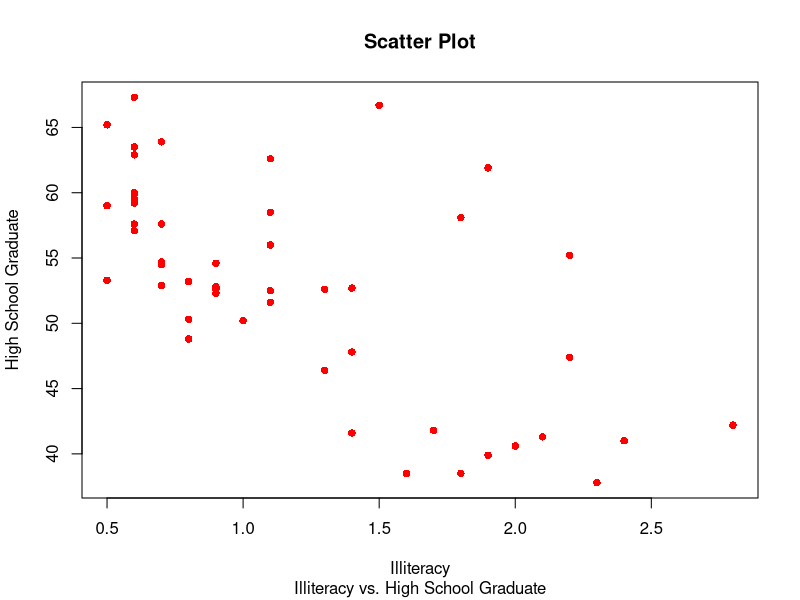
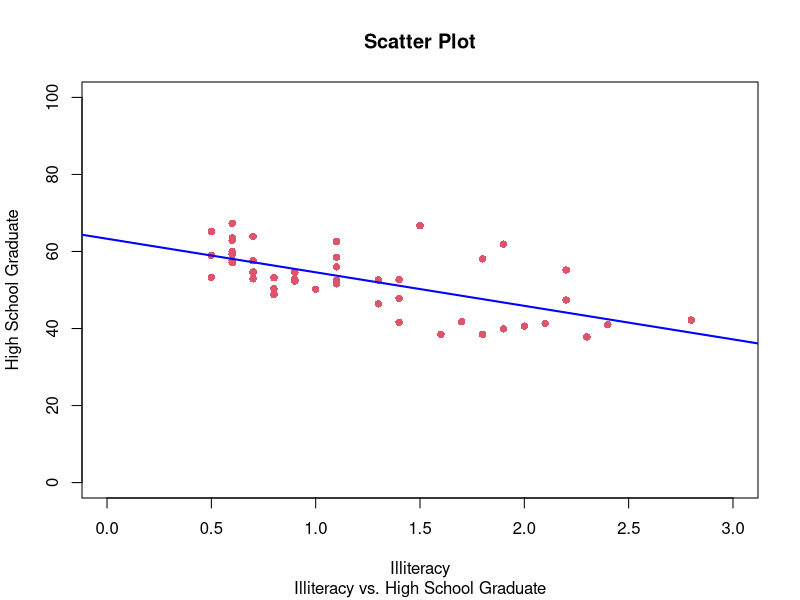
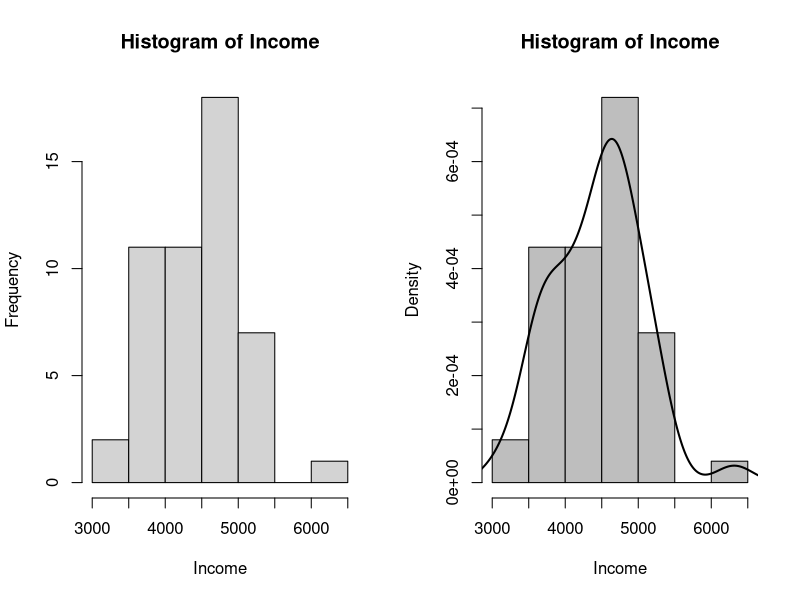
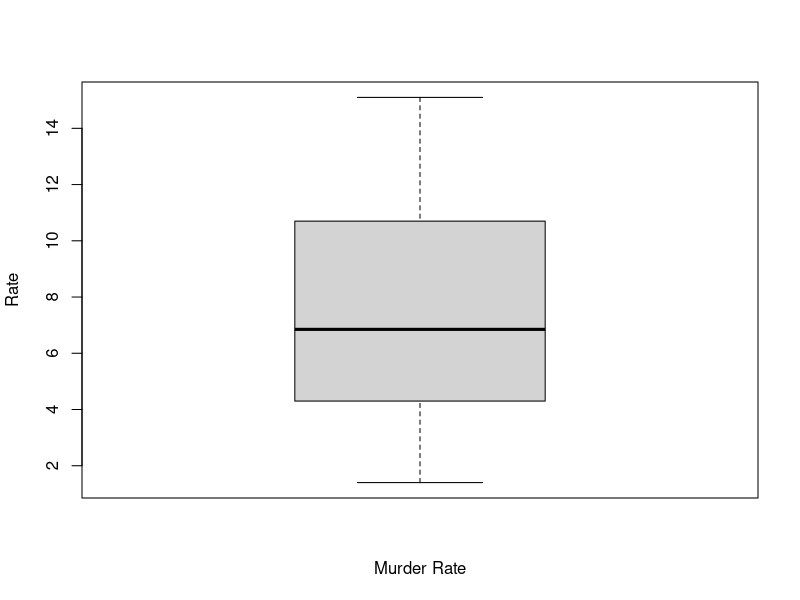
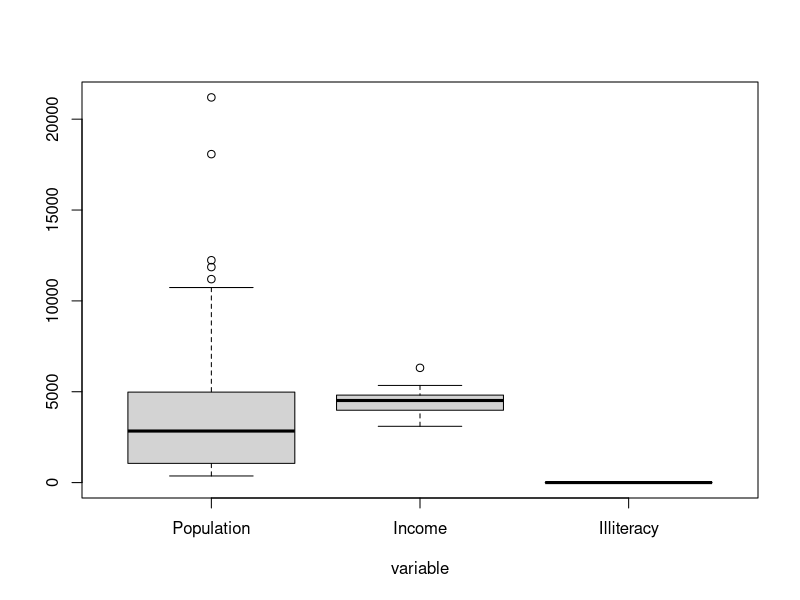
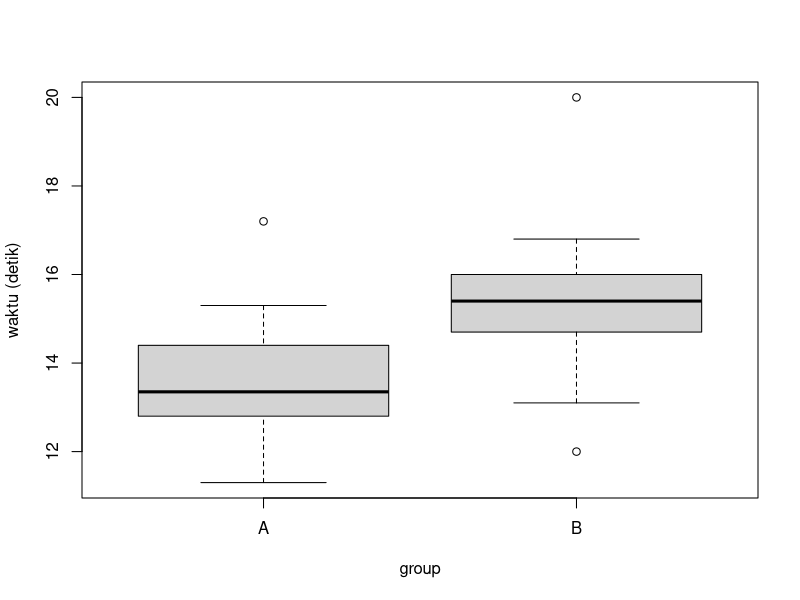
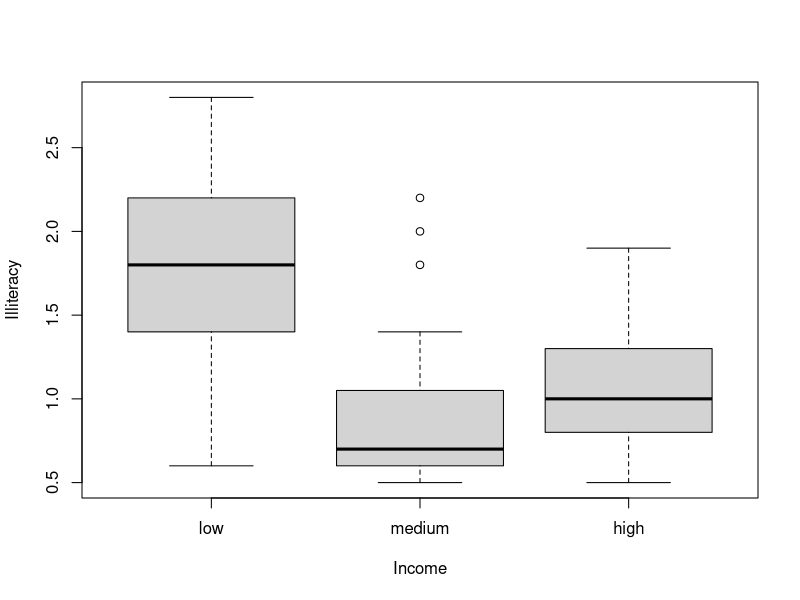
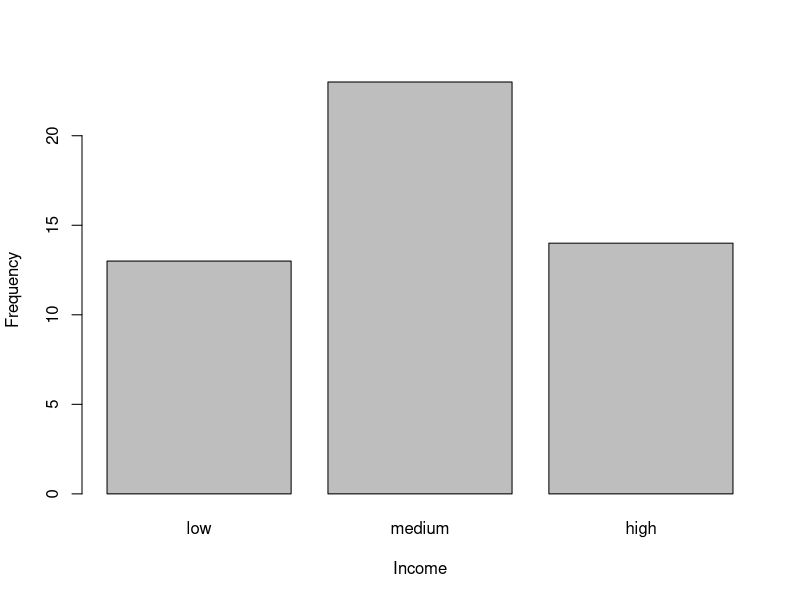

Generate these figures, in order, with R:
df <- data.frame(state.x77)

# Membuat plot antara Illiteracy dengan HS Grad
plot(x = df$Illiteracy,y = df$HS.Grad,xlab = "Illiteracy",
     ylab = "High School Graduate",pch=16,col="red",
     main = "Scatter Plot",sub = "Illiteracy vs. High School Graduate")

# Mendefinisikan rentang axis
plot(x = df[,3],y = df[,6],xlab = "Illiteracy",
     ylab = "High School Graduate",pch=16,col=2,
     main = "Scatter Plot",sub = "Illiteracy vs. High School Graduate",xlim = c(0,3),ylim = c(0,100))

# Menambah garis regresi
abline(lm(df[,6]~df[,3]),lwd=2,col="blue")

#membagi tempat plot 1x2
par(mfrow=c(1,2))

# Histogram frekuensi
df <- data.frame(df)
hist(df$Income,xlab = "Income",main = "Histogram of Income")

# Histogram dengan Density Plot
hist(df$Income,xlab = "Income",main = "Histogram of Income",
     col="grey",probability = T)
lines(density(df$Income),lwd=2)

# Boxplot
par(mfrow=c(1,1))
boxplot(df$Murder,xlab="Murder Rate",ylab="Rate")
boxplot(df[1:3],xlab="variable")

# Membuat boxplot dari data yang digabung
A <- c(12.9,13.5,12.8,13.6,17.2,13.2,12.6,15.3,14.4,11.3)
B <- c(14.7,15.6,15.0,15.2,16.8,20.0,12.0,15.9,16.0,13.1)

dt <- cbind(A,B)
boxplot(dt,xlab="group",ylab="waktu (detik)")

# Boxplot untuk beberapa grup
df$IncomeCode <- cut(df$Income,
                     breaks = c(-Inf,4000,4800,Inf),
                     labels = c("low","medium","high"))

plot(df$IncomeCode, df$Illiteracy,xlab="Income",ylab = "Illiteracy")

# Stem Leaf Plot
stem(x = df$Murder)

# Melakukan tabulasi
tab <- table(df$IncomeCode)
tab

# Diagram batang
barplot(height = tab,xlab = "Income",ylab = "Frequency")

data("chickwts")
barplot(height = table(chickwts$feed),xlab = "Feed",ylab = "Frequency",col = rainbow(6))

barplot(height = table(chickwts$feed),xlab = "Feed",ylab = "Frequency",density = c(10,20,30,40,50),border = "blue",col = 2)

tahun <- c("2009","2010","2011","2012","2013")
dki <- c(0.36,0.36,0.44,0.42,0.433)
jabar <- c(0.36,0.36,0.41,0.41,0.411)
jateng <- c(0.32,0.34,0.38,0.38,0.387)
yogya <- c(0.38,0.41,0.40,0.43,0.43)

# Menggabungkan variabel
dt1 <- cbind(dki,jabar,jateng,yogya)

# Membuat barplot
barplot(height = dt1,xlab = "Provinsi",ylab = "Gini Ratio",
        col = rainbow(5),beside = T,ylim = c(0,0.5))
legend(x = "topleft",y = tahun,cex = 0.6,bty = "n",fill = rainbow(5))

barplot(height = t(dt1),xlab = "Tahun",col = rainbow(4),
        names.arg = tahun,ylab = "Gini Ratio",ylim = c(0,2))
legend(x = "topleft",y = colnames(dt1),cex = 0.7,fill = rainbow(4))

komuter <- cbind(Komuter = c(285469,386475,127215,338561,154721),
                 NonKomuter = c(1760765,2226395,714628,1940492,1302894))
rownames(komuter) <- c("Jakarta Selatan","Jakarta Timur",
                       "Jakarta Pusat","Jakarta Barat",
                       "Jakarta Utara")
komuter

barplot(t(komuter),xlab = "Kota",ylab = "Jumlah Penduduk > 5 tahun",ylim = c(0,4e6),col = 2:3)
legend("topleft",colnames(komuter),cex = 0.8,fill = 2:3)

tab2 <- prop.table(komuter,1)
barplot(t(tab2),xlab="Kota",ylab="Persen",col=2:3)
legend("topleft",colnames(komuter),cex = 0.8,fill = 2:3)

# Simple pie chart
pie(tab,col = rainbow(length(tab),start = 0.1,end = 0.8),
    clockwise = T)
legend("topright",legend = row.names(tab),cex = 1.3,
       title = "Income",bty = "n",pch = 15,
       col = rainbow(length(tab),start = 0.1,end = 0.8),
       ncol = 1)

# qq Plot
qqnorm(df$Income)
qqline(df$Income)

shapiro.test(df$Income)

# Scatter plot
pairs(df[,2:6],col = 2,pch = 16)

M <- cor(df[,2:6])
head(M)


library(corrplot)
corrplot(M,method = "circle")

corrplot(M,method = "ellipse")

tahun <- as.numeric(c("2009","2010","2011","2012","2013"))
dki <- c(0.36,0.36,0.44,0.42,0.433)
jabar <- c(0.36,0.36,0.41,0.41,0.411)

plot(tahun,dki,xlab = "Tahun",ylab = "Gini Ratio",type = "l",
     lwd=2,pch=15,ylim=c(0.3,0.5),main = "Gini Ration DKI Jakarta")
text(tahun,dki,labels = as.character(dki))

#plot DKI
plot(tahun,dki,xlab = "Tahun",ylab = "Gini Ratio",type = "l",
     lwd=2,pch=15,ylim = c(0.3,0.5))

#Plot jabar
lines(tahun,jabar,lty=2,col=2,lwd=2)

# Tampilkan titik
points(tahun,dki,pch=17,cex=1.5)
points(tahun,jabar,pch="+",cex=1.5,col=2)

legend("topleft",c("DKI","Jabar"),col = 1:2,pch = list(17,3),
       lty = 1:2,lwd = 2)

plot(NA,xlim = c(0,10),ylim = c(0,10),xlab = "x",ylab = "y")

abline(0,1,lwd = 2)
abline(h=2,col=2,lwd=2,lty=2)
abline(v=5,col=3,lwd=2,lty=3)
